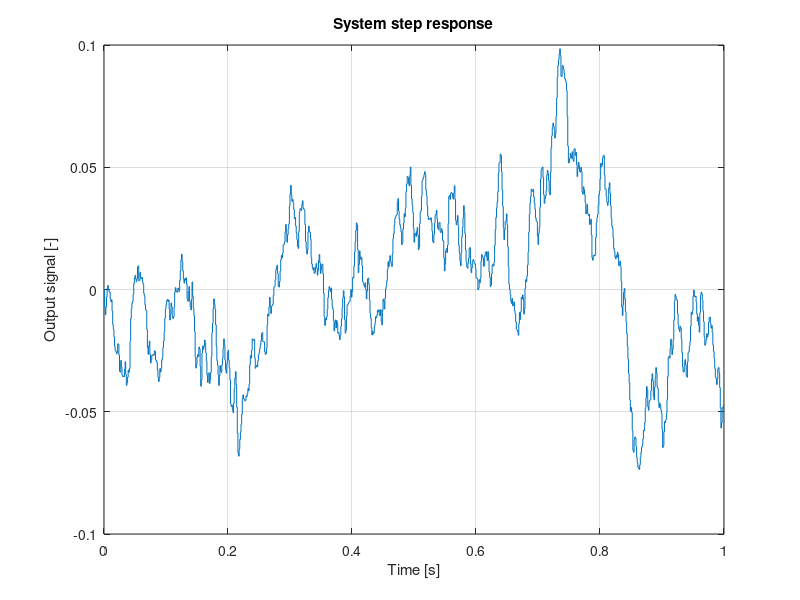

The MATLAB script that drew this image: (Note: this script raises an error after producing the figure.)
s = tf('s'); % complex number frequency parameter

%% First order system

    % Time constant
    T = 0.1; % [s]
    
    % Gain
    K = 0.5; % [-]
    
    % Transfer function
    G = K / (s*T + 1); % [-]
    
    K_org = K;
    T_org = T;

%% System step response

    % Sample time
    ts = 0.001; % [s]
    
    % Time vector
    t = (0 : ts : 1 - ts)'; % [s]
    
    % Input signal: step function
    u = [0; 0.5; ones(length(t)-2,1)];
    
    % Input signal: white noise
    u = wgn(length(t), 1, 1);
    %u = 10*randn(length(t),1);
    
    % Output signal: system response
    y = lsim(G, u, t);
    
    % Plot result
    stairs(t,y); grid on;
    xlabel('Time [s]');
    ylabel('Output signal [-]');
    title('System step response');
    
%% System identification
    
    data = iddata(y,u,ts);
    
    G_ident = tfest(data, 1);
    [num, den] = tfdata(G_ident);

    K_ident = num{1}(end) / den{1}(end);
    T_ident = den{1}(1) / den{1}(end); 
